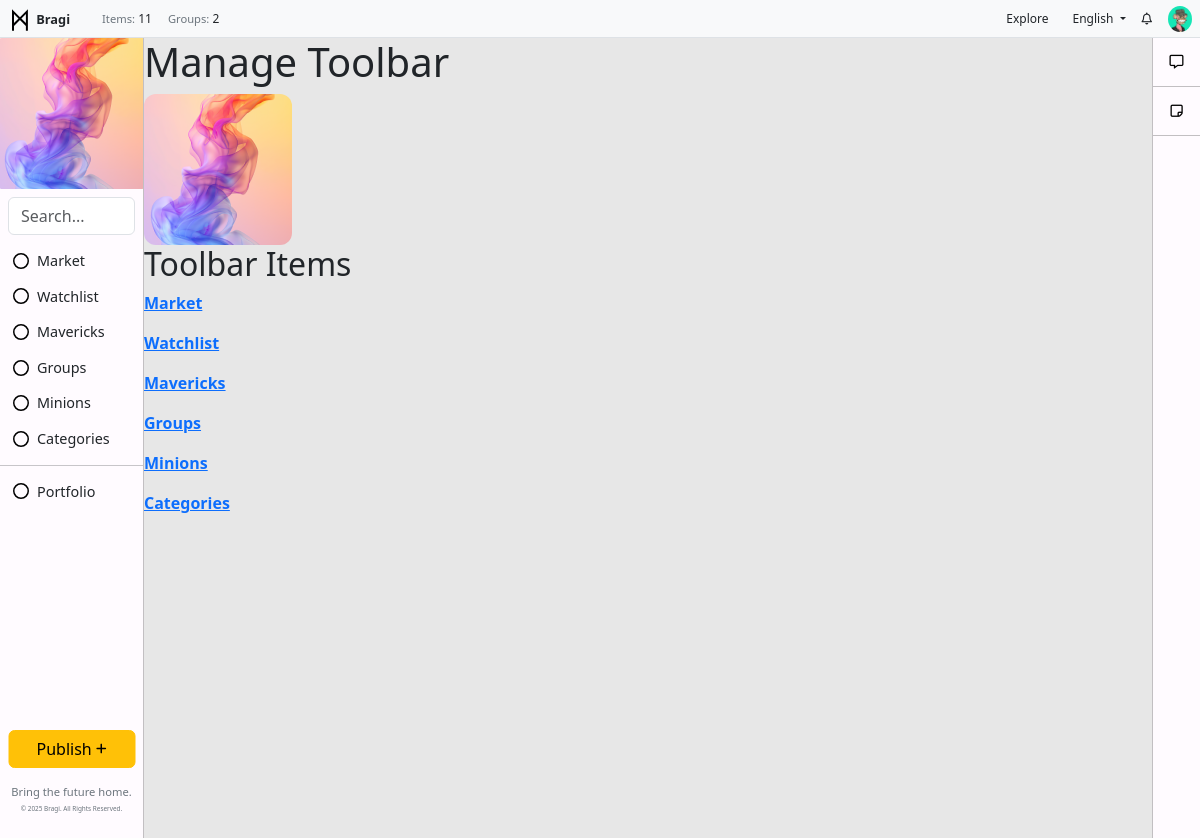
The page /toolbar/manage/ (signed in) on the database its author committed.
### users/models.py (models this page shows, shortened)
class UserProfile(models.Model):
    user = models.OneToOneField(User, on_delete=models.CASCADE)
    bio = models.TextField(blank=True, null=True)  # Bio field
    profile_picture = models.ImageField(upload_to='profile_pictures/', null=True, blank=True)  # Profile picture
    location = models.CharField(max_length=255, blank=True, null=True)  # New location field

### toolbar/models.py (models this page shows, shortened)
class ToolbarAd(models.Model):  # Separate model for the toolbar's external image
    name = models.CharField(max_length=100, blank=True, null=True)
    alt_text = models.CharField(max_length=200, blank=True, null=True)  # Alt text for the image
    image = models.ImageField(upload_to='toolbar_images/', blank=True, null=True)  # Image upload field
    url = models.URLField(max_length=200, blank=True, null=True)  # Use URLField for link
    visible = models.BooleanField(default=True)

class ToolbarItem(models.Model):
    icon = models.FileField(upload_to='toolbar_images/', blank=True, null=True)  # Image upload field
    name = models.CharField(max_length=100)
    url = models.CharField(max_length=200, blank=True, null=True)
    order = models.IntegerField(default=0)
    visible = models.BooleanField(default=True)
    class Meta:
        ordering = ['order']

class UsersItem(models.Model):
    name = models.CharField(max_length=255)
    icon = models.FileField(upload_to='toolbar_images/', blank=True, null=True)  # Image upload field
    description = models.TextField(blank=True, null=True)
    visible = models.BooleanField(default=True)

### toolbar/views.py (the view)
# urls.py: path('manage/', views.manage_toolbar, name='manage_'),  # Optional
def manage_toolbar(request):
    toolbar_ad = ToolbarAd.objects.first()
    toolbar_items = ToolbarItem.objects.filter(visible=True)
    toolbar_user_items = UsersItem.objects.filter(visible=True)
    user_child_items = UserChildItem.objects.filter(visible=True)
    return render(request, 'toolbar/manage_toolbar.html', {
        'toolbar_items': toolbar_items,
        'toolbar_ad': toolbar_ad,
        'toolbar_user_items': toolbar_user_items,  # Adjusted variable name
        'user_child_items': user_child_items,
    })

### backend/context_processors.py (called while the page is built)
def published_posts_count(request):
    count = Post.objects.filter(status='published').count()
    return {'published_posts_count': count}

def toolbar_items(request):
    return {
        'toolbar_items': ToolbarItem.objects.filter(visible=True),
        'toolbar_ad': ToolbarAd.objects.filter(visible=True).first(),
        'toolbar_user_items': UsersItem.objects.filter(visible=True),  # Plural name for consistency
    }

def group_count(request):
    return {'group_count': Group.objects.count()}

### toolbar/templates/toolbar/manage_toolbar.html (shortened to what this page needs)
{% extends 'base.html' %}
{% block content %}
    <h1>Manage Toolbar</h1>
    {% if toolbar_ad %}
        {% if toolbar_ad.image %}
            <div class="toolbar-ad">
                <a href="{{ toolbar_ad.url }}" target="_blank">
                    <img src="{{ toolbar_ad.image.url }}" alt="{{ toolbar_ad.alt_text }}" class="img-fluid" style="max-width: 100%; height: auto; object-fit: cover; border-radius: 12px;">
                </a>
            </div>
        {% else %}
            <p>No toolbar advertisement image available.</p>
        {% endif %}
    {% else %}
        <p>No toolbar advertisement found.</p>
    {% endif %}
    <h2>Toolbar Items</h2>
    <ul class="list-unstyled">
        {% for item in toolbar_items %}
            <li>
                <a href="{{ item.url }}">
                    <strong>{{ item.name }}</strong>
                </a>
            </li>
        {% endfor %}
    </ul>
{% endblock %}

### templates/base.html (shortened to what this page needs)
{% load static %}
<!DOCTYPE html>
<html lang="en">
<head>
    <link href="https://cdn.jsdelivr.net/npm/bootstrap@5.3.0-alpha1/dist/css/bootstrap.min.css" rel="stylesheet">
    <link rel="stylesheet" href="https://cdnjs.cloudflare.com/ajax/libs/font-awesome/6.0.0-beta3/css/all.min.css">
    <link rel="stylesheet" href="{% static 'css/styles.css' %}">
</head>
<body>
    {% if user.is_authenticated %}
    <div class="container-fluid">
        <div class="row fixed-top px-2 py-0 bg-light border-bottom" style="height: 38px; z-index: 1000;">
            <div class="col-auto d-flex align-items-center">
                <a href="/" class="text-decoration-none">
                    <img src="{% static 'img/logo.svg' %}" alt="Icon" style="width: 24px; height: 24px; color: #000000;">
                    <span class="fw-semibold text-dark m-0" style="font-size: .8rem;">Bragi</span>
                </a>
            </div>
            <div class="col d-flex align-items-center">
                <ul class="navbar-nav d-flex flex-row m-0" style="font-size: 0.75rem;">
                    <li class="nav-item mx-2">
                        <p class="m-0"> <span class="text-secondary" style="font-size: .7rem;">Items:</span> {{ published_posts_count }}</p>
                    </li>
                    <li class="nav-item mx-2">
                        <p class="m-0"> <span class="text-secondary" style="font-size: .7rem;">Groups:</span> {{ group_count }}</p>
                    </li>
                </ul>
            </div>
            <div class="col d-flex justify-content-end align-items-center" style="height: 38px;">
                <ul class="navbar-nav d-flex flex-row m-0 align-items-center">
                    <li class="nav-item mx-2">
                        <a href="/" class="nav-link btn btn-warning py-1 px-2" style="font-size: 0.75rem;">Explore</a>
                    </li>
                    <li class="nav-item dropdown mx-2">
                        <a class="nav-link dropdown-toggle" id="dropdownMenuLink" role="button" data-bs-toggle="dropdown" aria-expanded="false" style="font-size: 0.75rem;">
                            English
                        </a>
                    </li>
                    <li class="nav-item mx-2">
                        <a href="{% url 'notifications_list' %}" class="nav-link text-decoration-none" style="color: inherit; text-decoration: none; font-size: 0.75rem;">
                            <i class="fa-regular fa-bell"></i>
                        </a>
                    </li>
                    <li class="nav-item dropdown" style="margin-left: 8px;">
                        <a href="#" class="nav-link" id="dropdownUser2" role="button" data-bs-toggle="dropdown" aria-expanded="false" style="padding: 3px 0;">
                            {% if request.user.is_authenticated and request.user.userprofile.profile_picture %}
                                <img src="{{ request.user.userprofile.profile_picture.url }}" alt="Profile Picture" class="rounded-circle" style="width: 24px; height: auto; object-fit: cover;">
                            {% else %}
                                <i class="fas fa-user-circle" style="width: 24px; height: 24px; object-fit: cover;"></i>
                            {% endif %}
                        </a>
                    </li>
                </ul>
            </div>
        </div>
            <div class="row" style="margin-top: 38px; position: relative; display: flex; height: 100vh;">
                <div class="col-auto" style="position: fixed; top: 38px; left: 0; bottom: 0; width: 144px; background-color: #FFFBFF; border-right: 1px solid #C2BFC2; margin: 0; padding: 0;">
                    {% if toolbar_ad %}
                    <div  style="display: flex; justify-content: center; align-items: center; overflow: hidden;">
                        {% if toolbar_ad.image %}
                            <a href="{{ toolbar_ad.url }}" target="_blank">
                                <img src="{{ toolbar_ad.image.url }}" alt="{{ toolbar_ad.alt_text }}">
                            </a>
                        {% else %}
                            <p>No toolbar image available.</p>
                        {% endif %}
                    </div>
                    {% else %}
                        <p>No toolbar ad found.</p>
                    {% endif %}
                    <form class="search-form m-2" method="get" action="{% url 'post_list' %}">
                        <input class="form-control" type="search" name="q" placeholder="Search..." aria-label="Search" value="{{ query|default:'' }}">
                    </form>
                    <ul class="list-unstyled">
                        <li class="nav-item">
                            <ul class="list-unstyled">
                                {% for item in toolbar_items %}
                                    {% if item.visible %}
                                        <li class="nav-item">
                                            <a href="{{ item.url }}" class="btn btn-toggle align-items-center" style="display: flex; align-items: center;">
                                                {% if item.icon %}
                                                <img src="{{ item.icon.url }}" alt="{{ item.name }} icon" class="icon-class" style="width: 16px; height: 16px; margin-right: 8px;">
                                                {% endif %}
                                                <span class="" style="font-size: .9rem;">{{ item.name }}</span>
                                            </a>
                                        </li>
                                    {% endif %}
                                {% endfor %}
                            </ul>
                        </li>
                        <li><hr class="my-2"></li>
                        <li class="nav-item">
                            <ul class="list-unstyled">
                                {% for toolbar_user_item in toolbar_user_items %}
                                    <li class="nav-item" style="text-decoration: none;">
                                        <a class="btn btn-toggle align-items-center" style="text-decoration: none; display: flex; align-items: center;" type="button" data-bs-toggle="collapse" data-bs-target="#collapse-{{ toolbar_user_item.id }}" aria-expanded="false" aria-controls="collapse-{{ toolbar_user_item.id }}">
                                            {% if toolbar_user_item.icon %}
                                                <img src="{{ toolbar_user_item.icon.url }}" alt="{{ toolbar_user_item.name }} icon" class="icon-class" style="width: 16px; height: 16px; margin-right: 8px;">
                                            {% endif %}
                                            <span class="" style="font-size: .9rem;">{{ toolbar_user_item.name }}</span>
                                        </a>
                                    </li>
                                {% endfor %}
                            </ul>
                        </li>
                    </ul>
                    <ul class="navbar-nav position-absolute bottom-0 start-50 translate-middle-x w-100 p-2">
                        <li class="nav-item mb-3">
                            <a href="{% url 'post_create' %}" class="btn btn-warning w-100">Publish <i class="fas fa-plus fa-xs"></i></a>
                        </li>
                        <li class="nav-item">
                            <p class="mb-0 text-center" style="font-size: 0.7rem; line-height: 1.5; color: #6c757d;">
                                Bring the future home.
                            </p>
                            <p class="text-center mt-1" style="color: #6c757d; font-size: 0.4rem;">
                                &copy; {% now "Y" %} Bragi. All Rights Reserved.
                            </p>
                        </li>
                    </ul>
                </div>
                <div class="col" style="padding: 0; margin-left: 144px; margin-right: 48px; background:rgb(231, 231, 231)">
                        {% block content %}{% endblock %}
                </div>
                <div class="col-auto" style="position: fixed; top: 38px; right: 0; bottom: 0; width: 48px; background-color: #FFFBFF; border-left: 1px solid #C2BFC2; margin: 0; padding: 0;">
                    <ul class="nav nav-flush flex-column text-center">
                        <li class="nav-item" style="border-bottom: 1px solid #C2BFC2; margin: 0; padding: 12px; ">
                            <a href="{% url 'communication_center' %}" style="color: #000000; margin: 0; padding: 0;" aria-current="page" title="Communication Center" data-bs-toggle="tooltip" data-bs-placement="right">
                                <i class="fa-regular fa-message fa-sm"></i>
                            </a>
                        </li>
                        <li class="nav-item" style="border-bottom: 1px solid #C2BFC2; margin: 0; padding: 12px; ">
                            <a href="{% url 'draft_posts' %}" style="color: #000000; margin: 0; padding: 0;" aria-current="page" title="Drafts" data-bs-toggle="tooltip" data-bs-placement="right">
                                <i class="fa-regular fa-note-sticky fa-sm"></i>
                            </a>
                        </li>
                    </ul>
                </div>
            </div>
    </div>
    {% endif %}
</body>
</html>

### static/css/styles.css (style rules this page uses)
.mb-3 { margin-bottom: 20px; }

### rows shown on the page
ToolbarAd: image (picture)
ToolbarItem: icon (picture), name "Market"
ToolbarItem: icon (picture), name "Watchlist"
ToolbarItem: icon (picture), name "Mavericks"
ToolbarItem: icon (picture), name "Groups"
ToolbarItem: icon (picture), name "Minions"
ToolbarItem: icon (picture), name "Categories"
UsersItem: icon (picture), name "Portfolio"

### other values the page prints
{{ published_posts_count }} "11"
{{ group_count }} "2"
